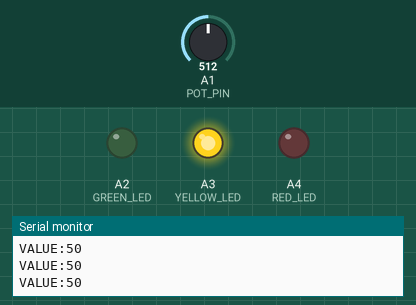
The sketch below on a simulated Arduino Uno, built with avr-gcc and run on an emulated ATmega328P. Shown: output pins drawn as LEDs (lit = HIGH), the last lines printed to the serial monitor. The inputs (shaded band) are chosen by the test bench; at power-on: A1 (POT_PIN) = 512.

Above: at 1.2 s.
1.3 s: A1 (POT_PIN) set to 504
At 2.5 s:
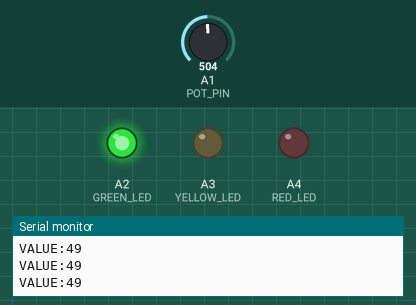
2.8 s: A1 (POT_PIN) set to 900
At 3.7 s:
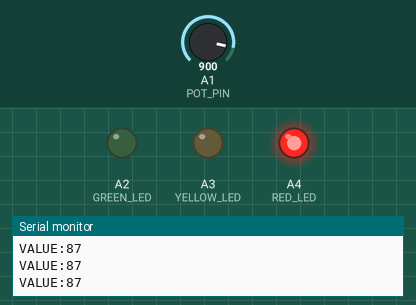
4.3 s: A1 (POT_PIN) set to 833
5.8 s: A1 (POT_PIN) set to 806
At 7.0 s:
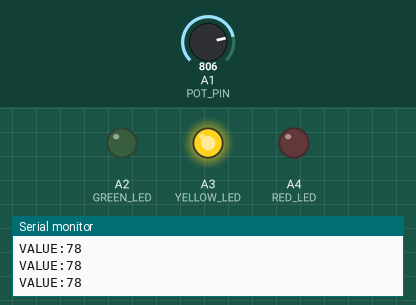
7.3 s: A1 (POT_PIN) set to 1023
At 8.3 s:
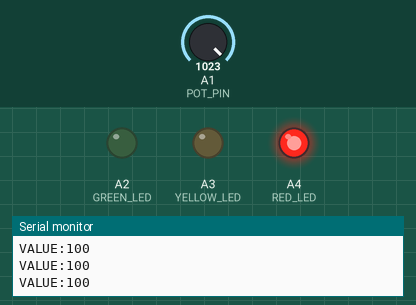
Timing chart, 0 to 9.8 s (numbered marks = the images above; inputs shaded):
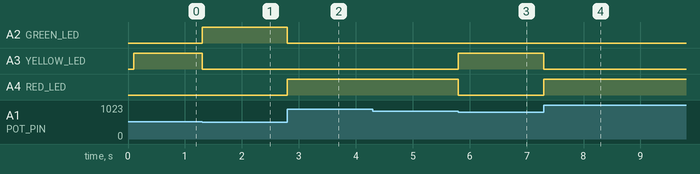

The sketch:

led_test.ino
```cpp
// LED test: green / yellow / red "traffic light".
// The potentiometer decides which LED is on.

const int GREEN_LED = A2;
const int YELLOW_LED = A3;
const int RED_LED = A4;
const int POT_PIN = A1;

unsigned long lastUpdate = 0;
const unsigned long INTERVAL = 100;   // update every 0.1 seconds

void setup() {
  Serial.begin(9600);
  pinMode(GREEN_LED, OUTPUT);
  pinMode(YELLOW_LED, OUTPUT);
  pinMode(RED_LED, OUTPUT);
}

void loop() {
  if (millis() - lastUpdate >= INTERVAL) {
    lastUpdate = millis();

    int value = map(analogRead(POT_PIN), 0, 1023, 0, 100);   // 0 to 100
    showStatus(value);

    Serial.print("VALUE:");
    Serial.println(value);
  }
}

// Turns on one LED: green (0-49), yellow (50-79) or red (80-100)
void showStatus(int value) {
  digitalWrite(GREEN_LED, LOW);     // first turn all LEDs off
  digitalWrite(YELLOW_LED, LOW);
  digitalWrite(RED_LED, LOW);

  if (value < 50) {
    digitalWrite(GREEN_LED, HIGH);
  } else if (value < 80) {
    digitalWrite(YELLOW_LED, HIGH);
  } else {
    digitalWrite(RED_LED, HIGH);
  }
}
```

Measured:
- the behaviour switches between 512 and 511 on A1 (POT_PIN) (found by bisection; images 0 and 1)
- the behaviour switches between 819 and 818 on A1 (POT_PIN) (found by bisection; images 2 and 3)
- after the input at 1.3 s, A2 (GREEN_LED): LOW → HIGH at once; A3 (YELLOW_LED): HIGH → LOW at once
- after the input at 2.8 s, A2 (GREEN_LED): HIGH → LOW at once; A4 (RED_LED): LOW → HIGH at once
- after the input at 5.8 s, A3 (YELLOW_LED): LOW → HIGH at once; A4 (RED_LED): HIGH → LOW at once
- after the input at 7.3 s, A3 (YELLOW_LED): HIGH → LOW at once; A4 (RED_LED): LOW → HIGH at once
